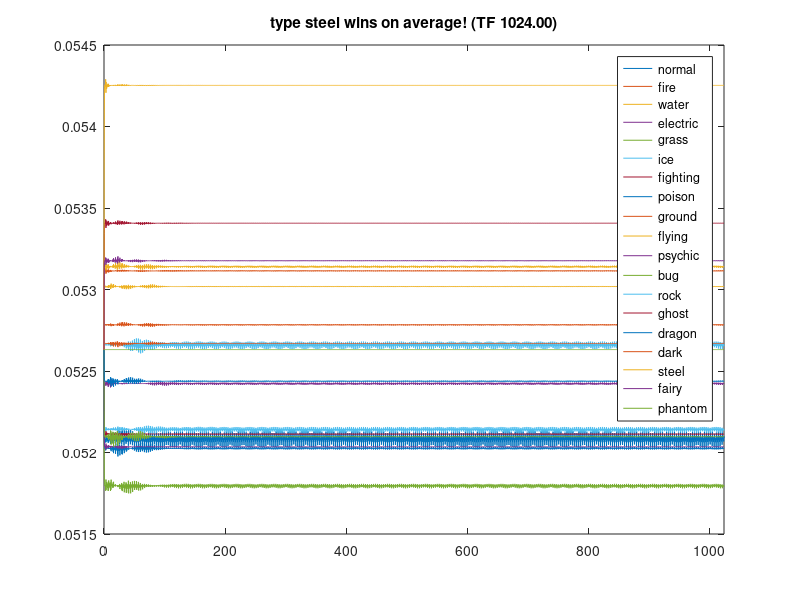

MATLAB code to generate this figure:
function [t_,y_] = pokemon_ode_ver1();

n_type = 0;
type_str{1+n_type} = 'normal'; n_type = n_type+1;
type_str{1+n_type} = 'fire'; n_type = n_type+1;
type_str{1+n_type} = 'water'; n_type = n_type+1;
type_str{1+n_type} = 'electric'; n_type = n_type+1;
type_str{1+n_type} = 'grass'; n_type = n_type+1;
type_str{1+n_type} = 'ice'; n_type = n_type+1;
type_str{1+n_type} = 'fighting'; n_type = n_type+1;
type_str{1+n_type} = 'poison'; n_type = n_type+1;
type_str{1+n_type} = 'ground'; n_type = n_type+1;
type_str{1+n_type} = 'flying'; n_type = n_type+1;
type_str{1+n_type} = 'psychic'; n_type = n_type+1;
type_str{1+n_type} = 'bug'; n_type = n_type+1;
type_str{1+n_type} = 'rock'; n_type = n_type+1;
type_str{1+n_type} = 'ghost'; n_type = n_type+1;
type_str{1+n_type} = 'dragon'; n_type = n_type+1;
type_str{1+n_type} = 'dark'; n_type = n_type+1;
type_str{1+n_type} = 'steel'; n_type = n_type+1;
type_str{1+n_type} = 'fairy'; n_type = n_type+1;
type_str{1+n_type} = 'phantom'; n_type = n_type+1;

quit_chance = input(sprintf(' %% enter quit_chance (default 0): ')); 
if (isempty(quit_chance)); quit_chance = 0.000; disp(sprintf(' %% using default quit_chance %f',quit_chance)); end;
A = pokematrix(); B = A./(A+transpose(A)); B(14,1)=0.5; B(1,14)=0.5; %normal-vs-ghost;

T0 = 0; TF = 256*4; t_ = linspace(T0,TF,1024*4);
%y_init = rand(19,1); y_init = y_init/sum(y_init); %<-- random initial data will produce different results from trial to trial. ;
y_init = ones(19,1); y_init = y_init/sum(y_init); %<-- fixed initial data will always produce the same result! ;
[t_,y_] = ode45(@(t,y) pokefun(t,y,B,quit_chance),t_,y_init);
figure;cla;
plot(t_,y_); xlim([0,max(t_)]);
legend(type_str);
y_avg = mean(y_,1);
[tmp,ij] = max(y_avg); title(sprintf('type %s wins on average! (TF %0.2f)',type_str{ij},TF));
[tmp,ij] = sort(y_avg,'descend');
for nr=1:length(ij);
disp(sprintf(' %.2d-place: type-%s (%0.2f)',nr,type_str{ij(nr)},y_avg(ij(nr))));
end;%for nr=1:length(ij);

%%%%%%%%%%%%%%%%%%%%%%%%%%%%%%%% ;
% principal component analysis;
%%%%%%%%%%%%%%%%%%%%%%%%%%%%%%%% ;
%[U,S,V] = svds(y_,3);
%figure;cla;
%plot3(U(:,1),U(:,2),U(:,3),'r-'); title('PCA: rotate me!');
%axis vis3d;

%%%%%%%%%%%%%%%%%%%%%%%%%%%%%%%%%%%%%%%%%%%%%%%%%%%%%%%%%%%%%%%% ;

function A = pokematrix();
A = [... 
 2 2 2 2 2 2 2 2 2 2 2 2 1 0 2 2 1 2 2 ; ...
 2 1 1 2 4 4 2 2 2 2 2 4 1 2 1 2 4 2 2 ; ...
 2 4 1 2 1 2 2 2 4 2 2 2 4 2 1 2 2 2 2 ; ...
 2 2 4 1 1 2 2 2 0 4 2 2 2 2 1 2 2 2 2 ; ...
 2 1 4 2 1 2 2 1 4 1 2 1 4 2 1 2 1 2 2 ; ...
 2 1 1 2 4 1 2 2 4 4 2 2 2 2 4 2 1 2 2 ; ...
 4 2 2 2 2 4 2 1 2 1 1 1 4 0 2 4 4 1 2 ; ...
 2 2 2 2 4 2 2 1 1 2 2 2 1 1 2 2 0 4 2 ; ...
 2 4 2 4 1 2 2 4 2 0 2 1 4 2 2 2 4 2 2 ; ...
 2 2 2 1 4 2 4 2 2 2 2 4 1 2 2 2 1 2 2 ; ...
 2 2 2 2 2 2 4 4 2 2 1 2 2 2 2 0 1 2 2 ; ...
 2 1 2 2 4 2 1 2 2 1 4 2 2 1 2 4 1 1 2 ; ...
 2 4 2 2 2 4 1 2 1 4 2 4 2 2 2 2 1 2 2 ; ...
 0 2 2 2 2 2 2 2 2 2 4 2 2 4 2 1 2 2 2 ; ...
 2 2 2 2 2 2 2 2 2 2 2 2 2 2 4 2 1 0 2 ; ...
 2 2 2 2 2 2 1 2 2 2 4 2 2 4 2 1 2 1 2 ; ...
 2 1 1 1 2 4 2 2 2 2 2 2 4 2 2 2 1 4 2 ; ...
 2 1 2 2 2 2 4 1 2 2 2 2 2 2 4 4 1 2 2 ; ...
 2 2 2 2 2 2 2 2 2 2 2 2 2 2 2 2 2 2 2 ; ...
     ] / 2;

%%%%%%%%%%%%%%%%%%%%%%%%%%%%%%%%%%%%%%%%%%%%%%%%%%%%%%%%%%%%%%%% ;

function f = pokefun(t,y,B,quit_chance);
%f = + y.*((B)*y) - y.*(transpose(B)*y) + quit_chance*(sum(y)/19-y);
f = + y.*((B-transpose(B))*y) + quit_chance*(sum(y)/19-y);

%%%%%%%%%%%%%%%%%%%%%%%%%%%%%%%%%%%%%%%%%%%%%%%%%%%%%%%%%%%%%%%% ;
